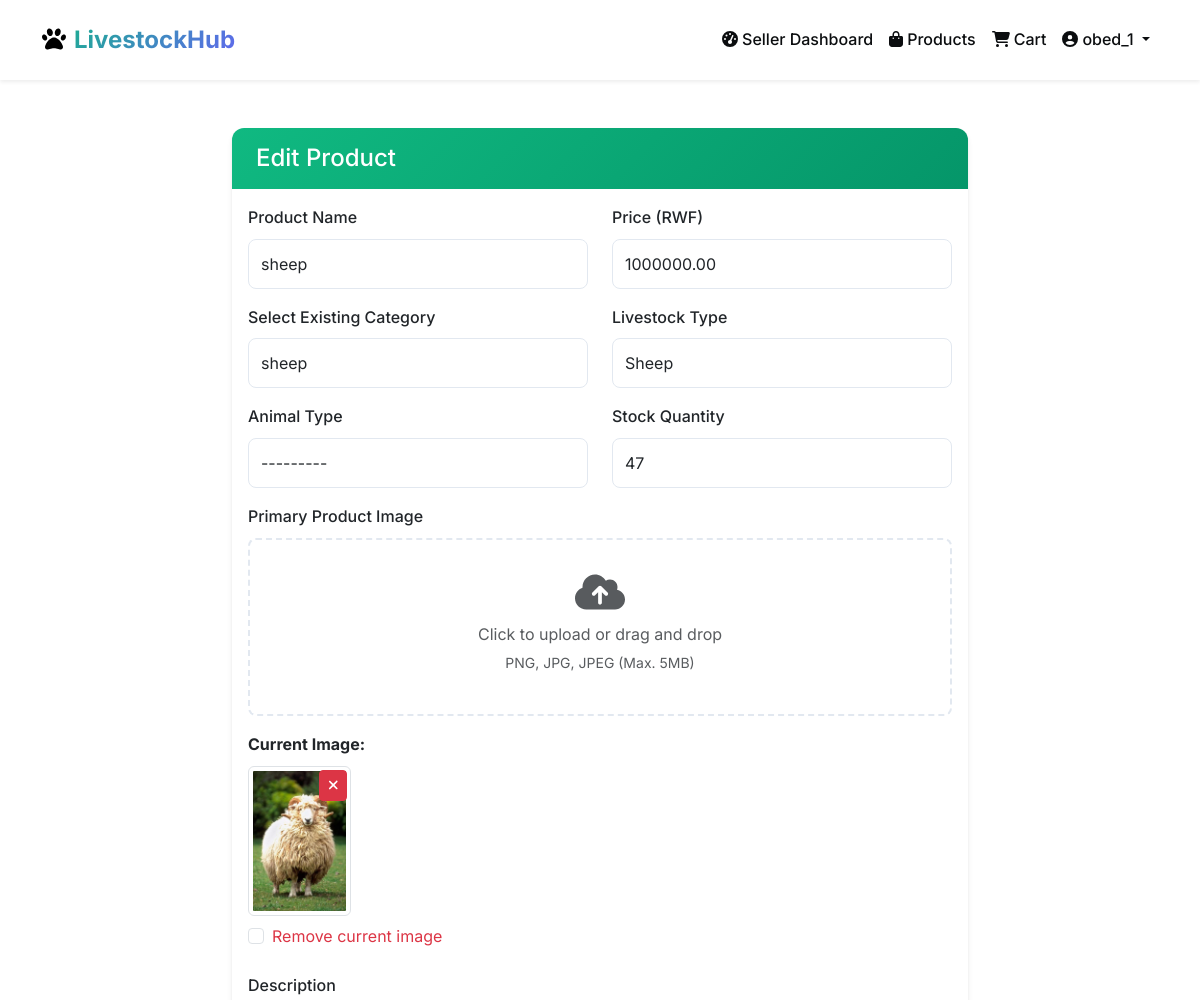
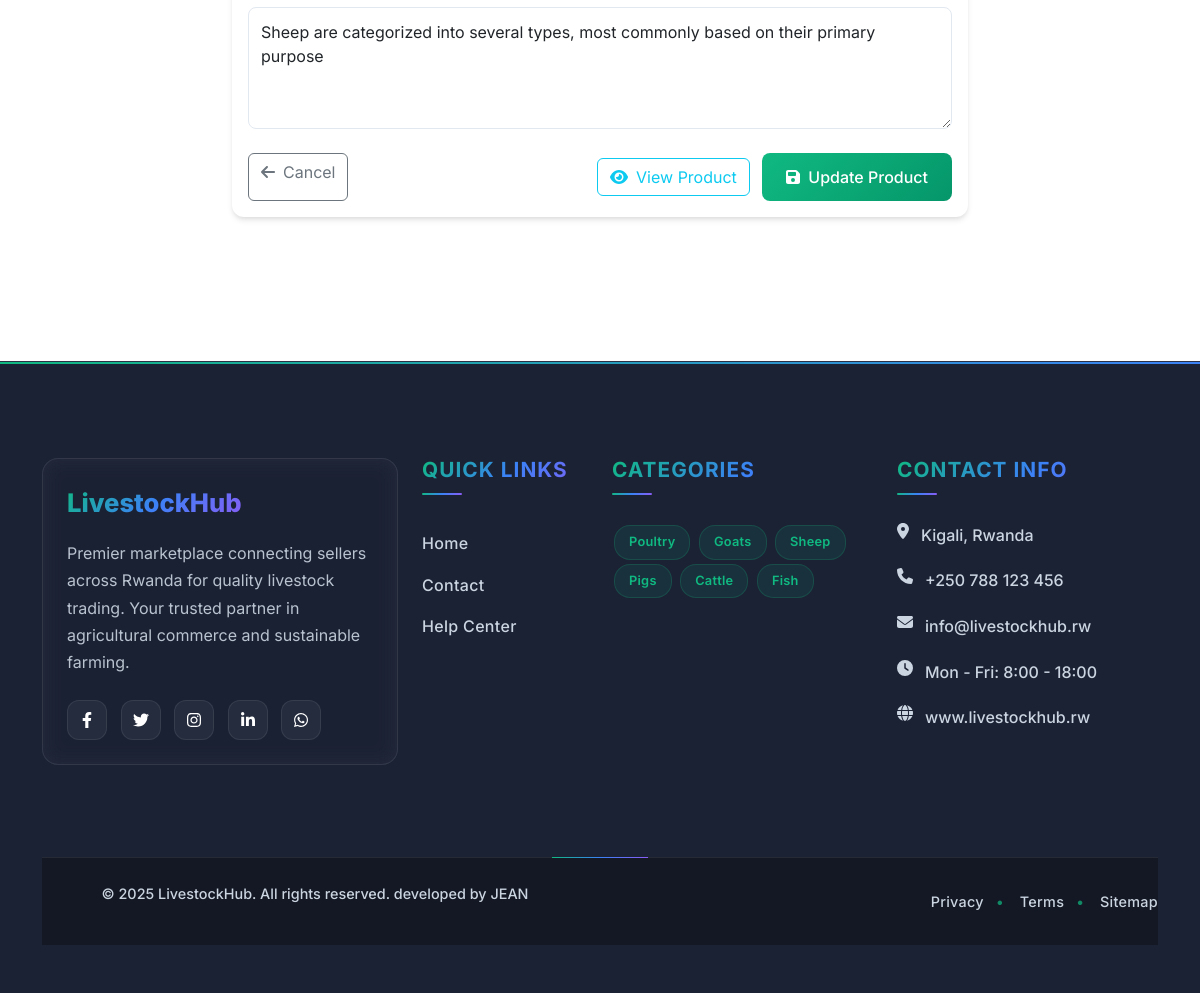
Page /seller/products/3/edit/ (signed in) on the committed database (2 pictures, top to bottom).
### accounts/models.py (models this page shows, shortened)
class User(AbstractUser):
    USER_TYPE_CHOICES = (
        ('customer', 'Customer'),
        ('seller', 'Seller'),
        ('admin', 'Admin'),
    )
    user_type = models.CharField(max_length=20, choices=USER_TYPE_CHOICES, default='customer')
    phone_number = models.CharField(max_length=15, blank=True)
    address = models.TextField(blank=True)
    city = models.CharField(max_length=100, blank=True)
    country = models.CharField(max_length=100, default='Rwanda')
    is_seller_approved = models.BooleanField(default=False)
    created_at = models.DateTimeField(auto_now_add=True)
    updated_at = models.DateTimeField(auto_now=True)

### marketplace/models.py (models this page shows, shortened)
class Product(models.Model):
    LIVESTOCK_TYPES = (
        ('cattle', 'Cattle'),
        ('goats', 'Goats'),
        ('sheep', 'Sheep'),
        ('poultry', 'Poultry'),
        ('pigs', 'Pigs'),
        ('rabbits', 'Rabbits'),
        ('fish', 'Fish'),
        ('others', 'Others'),
    )
    CATTLE_TYPES = (
        ('cow', 'Cow'),
        ('bull', 'Bull'),
        ('calf', 'Calf'),
        ('heifer', 'Heifer'),
        ('ox', 'Ox'),
    )
    GOAT_TYPES = (
        ('meat', 'Meat Goat'),
        ('milk', 'Dairy Goat'),
        ('kid', 'Kid'),
        ('buck', 'Buck'),
        ('doe', 'Doe'),
    )
    SHEEP_TYPES = (
        ('lamb', 'Lamb'),
        ('mutton', 'Mutton'),
        ('ram', 'Ram'),
        ('ewe', 'Ewe'),
        ('lamb_meat', 'Lamb Meat'),
    )
    POULTRY_TYPES = (
        ('meat', 'Meat Chicken'),
        ('eggs', 'Layer Chicken'),
        ('broiler', 'Broiler'),
        ('rooster', 'Rooster'),
        ('hen', 'Hen'),
        ('chick', 'Chick'),
    )
    PIG_TYPES = (
        ('pork', 'Pork'),
        ('bacon', 'Bacon'),
        ('sow', 'Sow'),
        ('boar', 'Boar'),
        ('piglet', 'Piglet'),
    )
    RABBIT_TYPES = (
        ('meat', 'Rabbit Meat'),
        ('doe_rabbit', 'Doe Rabbit'),
        ('buck_rabbit', 'Buck Rabbit'),
        ('fryer', 'Fryer'),
    )
    FISH_TYPES = (
        ('tilapia', 'Tilapia'),
        ('catfish', 'Catfish'),
        ('trout', 'Trout'),
        ('salmon', 'Salmon'),
        ('freshwater', 'Freshwater Fish'),
        ('saltwater', 'Saltwater Fish'),
    )
    OTHER_TYPES = (
        ('bees', 'Bees/Honey'),
        ('snails', 'Snails'),
        ('guinea_fowl', 'Guinea Fowl'),
        ('turkey', 'Turkey'),
        ('duck', 'Duck'),
    )
    seller = models.ForeignKey(User, on_delete=models.CASCADE, limit_choices_to={'user_type': 'seller'})
    category = models.ForeignKey(Category, on_delete=models.CASCADE)
    name = models.CharField(max_length=255)
    description = models.TextField()
    price = models.DecimalField(max_digits=10, decimal_places=2, validators=[MinValueValidator(0)])
    stock_quantity = models.IntegerField(validators=[MinValueValidator(0)])
    livestock_type = models.CharField(max_length=20, choices=LIVESTOCK_TYPES)
    animal_type = models.CharField(max_length=20, blank=True, null=True)
    image = models.ImageField(upload_to='products/')
    image2 = models.ImageField(upload_to='products/', blank=True, null=True, verbose_name='Additional Image 1')
    image3 = models.ImageField(upload_to='products/', blank=True, null=True, verbose_name='Additional Image 2')
    is_active = models.BooleanField(default=True)
    created_at = models.DateTimeField(auto_now_add=True)
    updated_at = models.DateTimeField(auto_now=True)
    def get_animal_type_choices(self):
        type_mapping = {
            'cattle': self.CATTLE_TYPES,
            'goats': self.GOAT_TYPES,
            'sheep': self.SHEEP_TYPES,
            'poultry': self.POULTRY_TYPES,
            'pigs': self.PIG_TYPES,
            'rabbits': self.RABBIT_TYPES,
            'fish': self.FISH_TYPES,
            'others': self.OTHER_TYPES,
        }
        return type_mapping.get(self.livestock_type, [])

### marketplace/views.py (the view)
# urls.py: path('seller/products/<int:product_id>/edit/', views.edit_product, name='edit_product'),
@login_required
def edit_product(request, product_id):
    if request.user.user_type != 'seller':
        messages.error(request, "Access denied. Seller account required.")
        return redirect('marketplace:home')
    if not request.user.is_seller_approved:
        messages.warning(request, "Your seller account is pending admin approval. You cannot edit products yet.")
        return redirect('marketplace:home')
    product = get_object_or_404(Product, id=product_id, seller=request.user)
    if request.method == 'POST':
        form = ProductForm(request.POST, request.FILES, instance=product, user=request.user)
        if form.is_valid():
            form.save()
            messages.success(request, "Product updated successfully!")
            return redirect('marketplace:seller_products')
    else:
        form = ProductForm(instance=product, user=request.user)
    context = {
        'form': form,
        'product': product,
    }
    return render(request, 'marketplace/edit_product.html', context)

### marketplace/context_processors.py (called while the page is built)
def cart_item_count(request):
    if request.user.is_authenticated:
        try:
            cart = Cart.objects.get(user=request.user)
            return {'cart_item_count': cart.total_items}
        except Cart.DoesNotExist:
            return {'cart_item_count': 0}
    return {'cart_item_count': 0}

### marketplace/models.py (called while the page is built)
    def __str__(self):
        return self.name

    @property
    def total_items(self):
        return sum(item.quantity for item in self.items.all())

### templates/marketplace/edit_product.html (shortened to what this page needs)
{% extends 'base.html' %}
{% load static %}
{% block content %}
<div class="container py-5">
    <div class="row justify-content-center">
        <div class="col-md-8">
            <div class="card">
                <div class="card-header">
                    <h4 class="mb-0">Edit Product</h4>
                </div>
                <div class="card-body">
                    <form method="post" enctype="multipart/form-data">
                        <div class="row">
                            <div class="col-md-6 mb-3">
                                <label for="{{ form.name.id_for_label }}" class="form-label">{{ form.name.label }}</label>
                                {{ form.name }}
                            </div>
                            <div class="col-md-6 mb-3">
                                <label for="{{ form.price.id_for_label }}" class="form-label">{{ form.price.label }}</label>
                                {{ form.price }}
                            </div>
                        </div>
                        <div class="row">
                            <div class="col-md-6 mb-3">
                                <label for="{{ form.category.id_for_label }}" class="form-label">{{ form.category.label }}</label>
                                {{ form.category }}
                            </div>
                            <div class="col-md-6 mb-3">
                                <label for="{{ form.livestock_type.id_for_label }}" class="form-label">{{ form.livestock_type.label }}</label>
                                {{ form.livestock_type }}
                            </div>
                        </div>
                        <div class="row">
                            <div class="col-md-6 mb-3">
                                <label for="{{ form.animal_type.id_for_label }}" class="form-label">{{ form.animal_type.label }}</label>
                                {{ form.animal_type }}
                            </div>
                            <div class="col-md-6 mb-3">
                                <label for="{{ form.stock_quantity.id_for_label }}" class="form-label">{{ form.stock_quantity.label }}</label>
                                {{ form.stock_quantity }}
                            </div>
                        </div>
                        <div class="row">
                            <div class="col-md-12 mb-3">
                                <label for="{{ form.image.id_for_label }}" class="form-label">{{ form.image.label }}</label>
                                <div class="file-upload-area">
                                    <div class="border-2 border-dashed rounded-3 p-4 text-center position-relative"
                                         style="border-color: #e2e8f0; border-style: dashed; cursor: pointer;"
                                         id="image-upload-area">
                                        <div class="mt-2">
                                            <i class="fas fa-cloud-upload-alt text-muted fs-1 mb-2"></i>
                                            <p class="text-muted mb-1">Click to upload or drag and drop</p>
                                            <p class="text-muted small">PNG, JPG, JPEG (Max. 5MB)</p>
                                        </div>
                                    </div>
                                </div>
                                {% if product.image %}
                                <div class="mt-3">
                                    <p class="mb-2"><strong>Current Image:</strong></p>
                                    <div class="current-image-container position-relative d-inline-block">
                                        <img src="{{ product.image.url }}" alt="{{ product.name }}"
                                             class="img-thumbnail current-image-preview"
                                             style="max-height: 150px; max-width: 200px;">
                                        <button type="button" class="btn btn-sm btn-danger position-absolute top-0 end-0 m-1"
                                                onclick="removeCurrentImage()" title="Remove current image">
                                            <i class="fas fa-times"></i>
                                        </button>
                                    </div>
                                    <div class="form-check mt-2">
                                        <input class="form-check-input" type="checkbox" name="remove_image" id="remove_image">
                                        <label class="form-check-label text-danger" for="remove_image">
                                            Remove current image
                                        </label>
                                    </div>
                                </div>
                                {% endif %}
                            </div>
                        </div>
                        <div class="mb-3">
                            <label for="{{ form.description.id_for_label }}" class="form-label">{{ form.description.label }}</label>
                            {{ form.description }}
                        </div>
                        <div class="d-flex justify-content-between mt-4">
                            <a href="{% url 'marketplace:seller_products' %}" class="btn btn-outline-secondary">
                                <i class="fas fa-arrow-left me-2"></i>Cancel
                            </a>
                            <div>
                                <a href="{% url 'marketplace:product_detail' product.id %}" class="btn btn-outline-info me-2">
                                    <i class="fas fa-eye me-2"></i>View Product
                                </a>
                                <button type="submit" class="btn btn-primary">
                                    <i class="fas fa-save me-2"></i>Update Product
                                </button>
                            </div>
                        </div>
                    </form>
                </div>
            </div>
        </div>
    </div>
</div>
{% endblock %}

### templates/base.html (shortened to what this page needs)
<!DOCTYPE html>
{% load static %}
<html lang="en">
<head>
    <link href="https://cdn.jsdelivr.net/npm/bootstrap@5.3.0/dist/css/bootstrap.min.css" rel="stylesheet">
    <link href="https://cdnjs.cloudflare.com/ajax/libs/font-awesome/6.4.0/css/all.min.css" rel="stylesheet">
    <link href="{% static 'css/main.css' %}" rel="stylesheet">
     <link href="{% static 'css/footer.css' %}" rel="stylesheet">
</head>
<body>
    <nav class="navbar navbar-expand-lg navbar-light bg-white shadow-sm py-3">
        <div class="container">
            <a class="navbar-brand gradient-text" href="{% url 'marketplace:home' %}">
                <i class="fas fa-paw me-2"></i>LivestockHub
            </a>
            <div class="collapse navbar-collapse" id="navbarNav">
                <div class="navbar-nav ms-auto">
                    {% if user.is_authenticated %}
                        {% if user.user_type == 'seller' %}
                            <a class="nav-link" href="{% url 'marketplace:seller_dashboard' %}">
                                <i class="fas fa-tachometer-alt me-1"></i>Seller Dashboard
                            </a>
                        {% elif user.user_type == 'customer' %}
                            <a class="nav-link" href="{% url 'marketplace:customer_dashboard' %}">
                                <i class="fas fa-tachometer-alt me-1"></i>Dashboard
                            </a>
                        {% elif user.user_type == 'admin' or user.is_staff %}
                            <a class="nav-link" href="{% url 'dashboard:admin_dashboard' %}">
                                <i class="fas fa-tachometer-alt me-1"></i>Admin Dashboard
                            </a>
                        {% endif %}
                        <a class="nav-link" href="{% url 'marketplace:product_list' %}">
                            <i class="fas fa-shopping-bag me-1"></i>Products
                        </a>
                        <a class="nav-link position-relative" href="{% url 'marketplace:view_cart' %}">
                            <i class="fas fa-shopping-cart me-1"></i>Cart
                        </a>
                        <div class="nav-item dropdown">
                            <a class="nav-link dropdown-toggle" href="#" role="button" data-bs-toggle="dropdown">
                                <i class="fas fa-user-circle me-1"></i>{{ user.username }}
                            </a>
                        </div>
                    {% endif %}
                </div>
            </div>
        </div>
    </nav>
    <main>
        {% block content %}
        {% endblock %}
    </main>
    {% include 'marketplace/includes/footer.html' %}
</body>
</html>

### static/css/main.css (style rules this page uses)
:root { --primary: #10b981; --primary-dark: #059669; --secondary: #6366f1; --dark: #0b0d0f; --light: #f8fafc; --gray: #6b7280; }
body { font-family: 'Inter', sans-serif; background-color: #ffffff; color: var(--dark); line-height: 1.6; }
.navbar-brand { font-weight: 700; font-size: 1.5rem; }
.nav-link { font-weight: 500; padding: 8px 16px; border-radius: 8px; transition: all 0.3s ease; color: var(--dark) !important; }
.btn-primary { background: linear-gradient(135deg, var(--primary), var(--primary-dark)); border: none; border-radius: 8px; padding: 12px 24px; font-weight: 500; transition: all 0.3s ease; color: white; }
.card { border: none; border-radius: 12px; box-shadow: 0 4px 6px -1px rgba(0, 0, 0, 0.1), 0 2px 4px -1px rgba(0, 0, 0, 0.06); transition: all 0.3s ease; overflow: hidden; }
.card-header { background: linear-gradient(135deg, var(--primary), var(--primary-dark)); color: white; border-bottom: none; padding: 1rem 1.5rem; }
.gradient-text { background: linear-gradient(135deg, var(--primary), var(--secondary)); -webkit-background-clip: text; -webkit-text-fill-color: transparent; background-clip: text; }
.form-control { border: 2px solid #e5e7eb; border-radius: 8px; padding: 12px 16px; transition: all 0.3s ease; }

### templates/marketplace/edit_product.html (style rules this page uses)
.form-control, .form-select { border-radius: 8px; padding: 12px; border: 1px solid #e2e8f0; }
.form-label { font-weight: 500; margin-bottom: 8px; }
.current-image-preview { transition: opacity 0.3s ease; }

### rows in the picture
User: username "obed_1"
Product: name "sheep", price "1000000.00", category "sheep", livestock_type "Sheep", animal_type "---------", stock_quantity "47", image (picture), description "Sheep are categorized into several types, most commonly based on their primary purpose"
